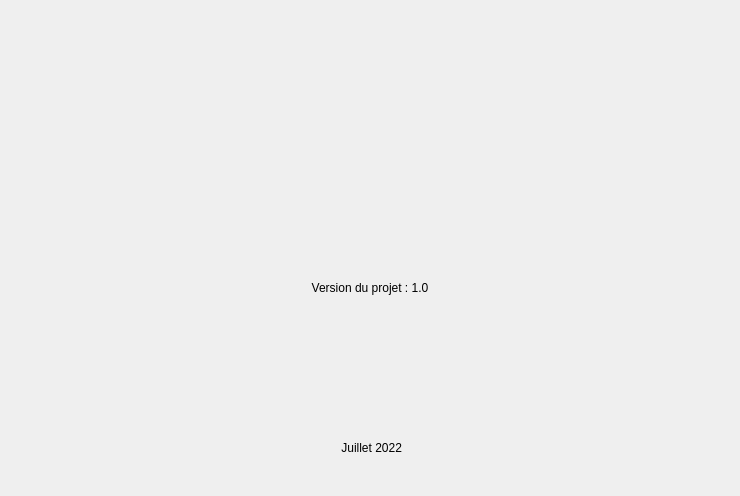
<?xml version="1.0" encoding="UTF-8"?>
<ui version="4.0">
 <class>AproposWidget</class>
 <widget class="QWidget" name="AproposWidget">
  <property name="geometry">
   <rect>
    <x>0</x>
    <y>0</y>
    <width>740</width>
    <height>496</height>
   </rect>
  </property>
  <property name="windowTitle">
   <string>A propos</string>
  </property>
  <layout class="QVBoxLayout" name="verticalLayout_2">
   <item>
    <layout class="QGridLayout" name="gridLayout">
     <item row="1" column="0">
      <layout class="QVBoxLayout" name="verticalLayout">
       <item>
        <widget class="QLabel" name="versionLabel">
         <property name="text">
          <string>Version du projet : 1.0</string>
         </property>
         <property name="alignment">
          <set>Qt::AlignCenter</set>
         </property>
        </widget>
       </item>
       <item>
        <widget class="QLabel" name="creatorsLabel">
         <property name="text">
          <string/>
         </property>
         <property name="alignment">
          <set>Qt::AlignCenter</set>
         </property>
        </widget>
       </item>
       <item>
        <widget class="QLabel" name="dateLabel">
         <property name="text">
          <string> Juillet 2022</string>
         </property>
         <property name="alignment">
          <set>Qt::AlignCenter</set>
         </property>
        </widget>
       </item>
      </layout>
     </item>
     <item row="0" column="0">
      <widget class="QLabel" name="logoLabel">
       <property name="text">
        <string/>
       </property>
       <property name="pixmap">
        <pixmap resource="images.qrc">:/new/prefix1/image/hacker.png</pixmap>
       </property>
       <property name="alignment">
        <set>Qt::AlignCenter</set>
       </property>
      </widget>
     </item>
    </layout>
   </item>
  </layout>
 </widget>
 <resources>
  <include location="images.qrc"/>
 </resources>
 <connections/>
</ui>
